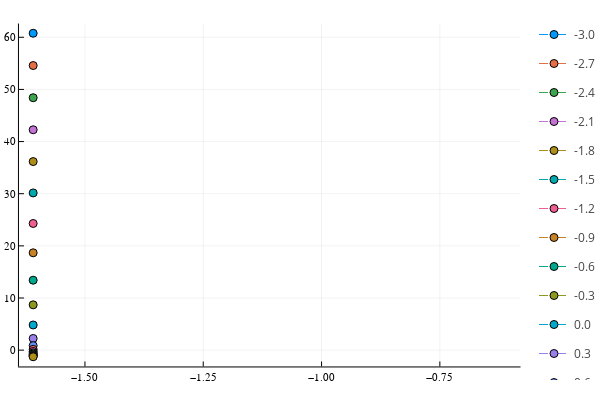

Notebook source saved alongside this figure:
### Code cell
plot(log.(l./L), log.(gipr'), label = q', line=:dash, marker = :circle)

### Figure 1 — Plotly figure (JSON) as saved in the notebook; plotly's stock layout.template omitted (floating-point values rounded to 4 significant figures)
{"data": [{"colorbar": {"title": ""}, "legendgroup": "-3.0", "line": {"color": "rgba(0, 154, 250, 1.000)", "dash": "dash", "shape": "linear", "width": 1}, "marker": {"color": "rgba(0, 154, 250, 1.000)", "line": {"color": "rgba(0, 0, 0, 1.000)", "width": 1}, "size": 8, "symbol": "circle"}, "mode": "lines+markers", "name": "-3.0", "showlegend": true, "type": "scatter", "x": [-1.609], "xaxis": "x", "y": [60.77], "yaxis": "y", "zmax": null, "zmin": null}, {"colorbar": {"title": ""}, "legendgroup": "-2.7", "line": {"color": "rgba(227, 111, 71, 1.000)", "dash": "dash", "shape": "linear", "width": 1}, "marker": {"color": "rgba(227, 111, 71, 1.000)", "line": {"color": "rgba(0, 0, 0, 1.000)", "width": 1}, "size": 8, "symbol": "circle"}, "mode": "lines+markers", "name": "-2.7", "showlegend": true, "type": "scatter", "x": [-1.609], "xaxis": "x", "y": [54.58], "yaxis": "y", "zmax": null, "zmin": null}, {"colorbar": {"title": ""}, "legendgroup": "-2.4", "line": {"color": "rgba(62, 164, 78, 1.000)", "dash": "dash", "shape": "linear", "width": 1}, "marker": {"color": "rgba(62, 164, 78, 1.000)", "line": {"color": "rgba(0, 0, 0, 1.000)", "width": 1}, "size": 8, "symbol": "circle"}, "mode": "lines+markers", "name": "-2.4", "showlegend": true, "type": "scatter", "x": [-1.609], "xaxis": "x", "y": [48.41], "yaxis": "y", "zmax": null, "zmin": null}, {"colorbar": {"title": ""}, "legendgroup": "-2.1", "line": {"color": "rgba(195, 113, 210, 1.000)", "dash": "dash", "shape": "linear", "width": 1}, "marker": {"color": "rgba(195, 113, 210, 1.000)", "line": {"color": "rgba(0, 0, 0, 1.000)", "width": 1}, "size": 8, "symbol": "circle"}, "mode": "lines+markers", "name": "-2.1", "showlegend": true, "type": "scatter", "x": [-1.609], "xaxis": "x", "y": [42.26], "yaxis": "y", "zmax": null, "zmin": null}, {"colorbar": {"title": ""}, "legendgroup": "-1.8", "line": {"color": "rgba(172, 142, 24, 1.000)", "dash": "dash", "shape": "linear", "width": 1}, "marker": {"color": "rgba(172, 142, 24, 1.000)", "line": {"color": "rgba(0, 0, 0, 1.000)", "width": 1}, "size": 8, "symbol": "circle"}, "mode": "lines+markers", "name": "-1.8", "showlegend": true, "type": "scatter", "x": [-1.609], "xaxis": "x", "y": [36.17], "yaxis": "y", "zmax": null, "zmin": null}, {"colorbar": {"title": ""}, "legendgroup": "-1.5", "line": {"color": "rgba(0, 170, 174, 1.000)", "dash": "dash", "shape": "linear", "width": 1}, "marker": {"color": "rgba(0, 170, 174, 1.000)", "line": {"color": "rgba(0, 0, 0, 1.000)", "width": 1}, "size": 8, "symbol": "circle"}, "mode": "lines+markers", "name": "-1.5", "showlegend": true, "type": "scatter", "x": [-1.609], "xaxis": "x", "y": [30.15], "yaxis": "y", "zmax": null, "zmin": null}, {"colorbar": {"title": ""}, "legendgroup": "-1.2", "line": {"color": "rgba(237, 94, 147, 1.000)", "dash": "dash", "shape": "linear", "width": 1}, "marker": {"color": "rgba(237, 94, 147, 1.000)", "line": {"color": "rgba(0, 0, 0, 1.000)", "width": 1}, "size": 8, "symbol": "circle"}, "mode": "lines+markers", "name": "-1.2", "showlegend": true, "type": "scatter", "x": [-1.609], "xaxis": "x", "y": [24.29], "yaxis": "y", "zmax": null, "zmin": null}, {"colorbar": {"title": ""}, "legendgroup": "-0.9", "line": {"color": "rgba(198, 130, 37, 1.000)", "dash": "dash", "shape": "linear", "width": 1}, "marker": {"color": "rgba(198, 130, 37, 1.000)", "line": {"color": "rgba(0, 0, 0, 1.000)", "width": 1}, "size": 8, "symbol": "circle"}, "mode": "lines+markers", "name": "-0.9", "showlegend": true, "type": "scatter", "x": [-1.609], "xaxis": "x", "y": [18.67], "yaxis": "y", "zmax": null, "zmin": null}, {"colorbar": {"title": ""}, "legendgroup": "-0.6", "line": {"color": "rgba(0, 169, 141, 1.000)", "dash": "dash", "shape": "linear", "width": 1}, "marker": {"color": "rgba(0, 169, 141, 1.000)", "line": {"color": "rgba(0, 0, 0, 1.000)", "width": 1}, "size": 8, "symbol": "circle"}, "mode": "lines+markers", "name": "-0.6", "showlegend": true, "type": "scatter", "x": [-1.609], "xaxis": "x", "y": [13.41], "yaxis": "y", "zmax": null, "zmin": null}, {"colorbar": {"title": ""}, "legendgroup": "-0.3", "line": {"color": "rgba(142, 151, 30, 1.000)", "dash": "dash", "shape": "linear", "width": 1}, "marker": {"color": "rgba(142, 151, 30, 1.000)", "line": {"color": "rgba(0, 0, 0, 1.000)", "width": 1}, "size": 8, "symbol": "circle"}, "mode": "lines+markers", "name": "-0.3", "showlegend": true, "type": "scatter", "x": [-1.609], "xaxis": "x", "y": [8.691], "yaxis": "y", "zmax": null, "zmin": null}, {"colorbar": {"title": ""}, "legendgroup": "0.0", "line": {"color": "rgba(0, 169, 204, 1.000)", "dash": "dash", "shape": "linear", "width": 1}, "marker": {"color": "rgba(0, 169, 204, 1.000)", "line": {"color": "rgba(0, 0, 0, 1.000)", "width": 1}, "size": 8, "symbol": "circle"}, "mode": "lines+markers", "name": "0.0", "showlegend": true, "type": "scatter", "x": [-1.609], "xaxis": "x", "y": [4.828], "yaxis": "y", "zmax": null, "zmin": null}, {"colorbar": {"title": ""}, "legendgroup": "0.3", "line": {"color": "rgba(155, 127, 233, 1.000)", "dash": "dash", "shape": "linear", "width": 1}, "marker": {"color": "rgba(155, 127, 233, 1.000)", "line": {"color": "rgba(0, 0, 0, 1.000)", "width": 1}, "size": 8, "symbol": "circle"}, "mode": "lines+markers", "name": "0.3", "showlegend": true, "type": "scatter", "x": [-1.609], "xaxis": "x", "y": [2.242], "yaxis": "y", "zmax": null, "zmin": null}, {"colorbar": {"title": ""}, "legendgroup": "0.6", "line": {"color": "rgba(97, 141, 246, 1.000)", "dash": "dash", "shape": "linear", "width": 1}, "marker": {"color": "rgba(97, 141, 246, 1.000)", "line": {"color": "rgba(0, 0, 0, 1.000)", "width": 1}, "size": 8, "symbol": "circle"}, "mode": "lines+markers", "name": "0.6", "showlegend": true, "type": "scatter", "x": [-1.609], "xaxis": "x", "y": [0.8661], "yaxis": "y", "zmax": null, "zmin": null}, {"colorbar": {"title": ""}, "legendgroup": "0.9", "line": {"color": "rgba(240, 96, 115, 1.000)", "dash": "dash", "shape": "linear", "width": 1}, "marker": {"color": "rgba(240, 96, 115, 1.000)", "line": {"color": "rgba(0, 0, 0, 1.000)", "width": 1}, "size": 8, "symbol": "circle"}, "mode": "lines+markers", "name": "0.9", "showlegend": true, "type": "scatter", "x": [-1.609], "xaxis": "x", "y": [0.1591], "yaxis": "y", "zmax": null, "zmin": null}, {"colorbar": {"title": ""}, "legendgroup": "1.2", "line": {"color": "rgba(221, 101, 182, 1.000)", "dash": "dash", "shape": "linear", "width": 1}, "marker": {"color": "rgba(221, 101, 182, 1.000)", "line": {"color": "rgba(0, 0, 0, 1.000)", "width": 1}, "size": 8, "symbol": "circle"}, "mode": "lines+markers", "name": "1.2", "showlegend": true, "type": "scatter", "x": [-1.609], "xaxis": "x", "y": [-0.2524], "yaxis": "y", "zmax": null, "zmin": null}, {"colorbar": {"title": ""}, "legendgroup": "1.5", "line": {"color": "rgba(108, 159, 51, 1.000)", "dash": "dash", "shape": "linear", "width": 1}, "marker": {"color": "rgba(108, 159, 51, 1.000)", "line": {"color": "rgba(0, 0, 0, 1.000)", "width": 1}, "size": 8, "symbol": "circle"}, "mode": "lines+markers", "name": "1.5", "showlegend": true, "type": "scatter", "x": [-1.609], "xaxis": "x", "y": [-0.5283], "yaxis": "y", "zmax": null, "zmin": null}, {"colorbar": {"title": ""}, "legendgroup": "1.8", "line": {"color": "rgba(0, 154, 250, 1.000)", "dash": "dash", "shape": "linear", "width": 1}, "marker": {"color": "rgba(0, 154, 250, 1.000)", "line": {"color": "rgba(0, 0, 0, 1.000)", "width": 1}, "size": 8, "symbol": "circle"}, "mode": "lines+markers", "name": "1.8", "showlegend": true, "type": "scatter", "x": [-1.609], "xaxis": "x", "y": [-0.7339], "yaxis": "y", "zmax": null, "zmin": null}, {"colorbar": {"title": ""}, "legendgroup": "2.1", "line": {"color": "rgba(227, 111, 71, 1.000)", "dash": "dash", "shape": "linear", "width": 1}, "marker": {"color": "rgba(227, 111, 71, 1.000)", "line": {"color": "rgba(0, 0, 0, 1.000)", "width": 1}, "size": 8, "symbol": "circle"}, "mode": "lines+markers", "name": "2.1", "showlegend": true, "type": "scatter", "x": [-1.609], "xaxis": "x", "y": [-0.8985], "yaxis": "y", "zmax": null, "zmin": null}, {"colorbar": {"title": ""}, "legendgroup": "2.4", "line": {"color": "rgba(62, 164, 78, 1.000)", "dash": "dash", "shape": "linear", "width": 1}, "marker": {"color": "rgba(62, 164, 78, 1.000)", "line": {"color": "rgba(0, 0, 0, 1.000)", "width": 1}, "size": 8, "symbol": "circle"}, "mode": "lines+markers", "name": "2.4", "showlegend": true, "type": "scatter", "x": [-1.609], "xaxis": "x", "y": [-1.037], "yaxis": "y", "zmax": null, "zmin": null}, {"colorbar": {"title": ""}, "legendgroup": "2.7", "line": {"color": "rgba(195, 113, 210, 1.000)", "dash": "dash", "shape": "linear", "width": 1}, "marker": {"color": "rgba(195, 113, 210, 1.000)", "line": {"color": "rgba(0, 0, 0, 1.000)", "width": 1}, "size": 8, "symbol": "circle"}, "mode": "lines+markers", "name": "2.7", "showlegend": true, "type": "scatter", "x": [-1.609], "xaxis": "x", "y": [-1.158], "yaxis": "y", "zmax": null, "zmin": null}, {"colorbar": {"title": ""}, "legendgroup": "3.0", "line": {"color": "rgba(172, 142, 24, 1.000)", "dash": "dash", "shape": "linear", "width": 1}, "marker": {"color": "rgba(172, 142, 24, 1.000)", "line": {"color": "rgba(0, 0, 0, 1.000)", "width": 1}, "size": 8, "symbol": "circle"}, "mode": "lines+markers", "name": "3.0", "showlegend": true, "type": "scatter", "x": [-1.609], "xaxis": "x", "y": [-1.266], "yaxis": "y", "zmax": null, "zmin": null}], "layout": {"annotations": [], "height": 400, "legend_position": {"bgcolor": "rgba(255, 255, 255, 1.000)", "bordercolor": "rgba(0, 0, 0, 1.000)", "borderwidth": 1, "font": {"color": "rgba(0, 0, 0, 1.000)", "family": "sans-serif", "size": 11}, "title": {"font": {"color": "rgba(0, 0, 0, 1.000)", "family": "sans-serif", "size": 15}, "text": ""}, "tracegroupgap": 0, "traceorder": "normal", "x": 1, "xanchor": "auto", "y": 1, "yanchor": "auto"}, "margin": {"b": 20, "l": 0, "r": 0, "t": 20}, "paper_bgcolor": "rgba(255, 255, 255, 1.000)", "plot_bgcolor": "rgba(255, 255, 255, 1.000)", "showlegend": true, "width": 600, "xaxis": {"anchor": "y", "domain": [0.03619, 0.9934], "gridcolor": "rgba(0, 0, 0, 0.100)", "gridwidth": 0.5, "linecolor": "rgba(0, 0, 0, 1.000)", "mirror": false, "range": [-1.639, -0.5794], "showgrid": true, "showline": true, "showticklabels": true, "tickangle": 0, "tickcolor": "rgb(0, 0, 0)", "tickfont": {"color": "rgba(0, 0, 0, 1.000)", "family": "sans-serif", "size": 11}, "tickmode": "array", "ticks": "inside", "ticktext": ["−1.50", "−1.25", "−1.00", "−0.75"], "tickvals": [-1.5, -1.25, -1, -0.75], "title": "", "titlefont": {"color": "rgba(0, 0, 0, 1.000)", "family": "sans-serif", "size": 15}, "type": "-", "visible": true, "zeroline": false, "zerolinecolor": "rgba(0, 0, 0, 1.000)"}, "yaxis": {"anchor": "x", "domain": [0.03762, 0.9902], "gridcolor": "rgba(0, 0, 0, 0.100)", "gridwidth": 0.5, "linecolor": "rgba(0, 0, 0, 1.000)", "mirror": false, "range": [-3.127, 62.63], "showgrid": true, "showline": true, "showticklabels": true, "tickangle": 0, "tickcolor": "rgb(0, 0, 0)", "tickfont": {"color": "rgba(0, 0, 0, 1.000)", "family": "sans-serif", "size": 11}, "tickmode": "array", "ticks": "inside", "ticktext": ["0", "10", "20", "30", "40", "50", "60"], "tickvals": [0, 10, 20, 30, 40, 50, 60], "title": "", "titlefont": {"color": "rgba(0, 0, 0, 1.000)", "family": "sans-serif", "size": 15}, "type": "-", "visible": true, "zeroline": false, "zerolinecolor": "rgba(0, 0, 0, 1.000)"}}}
